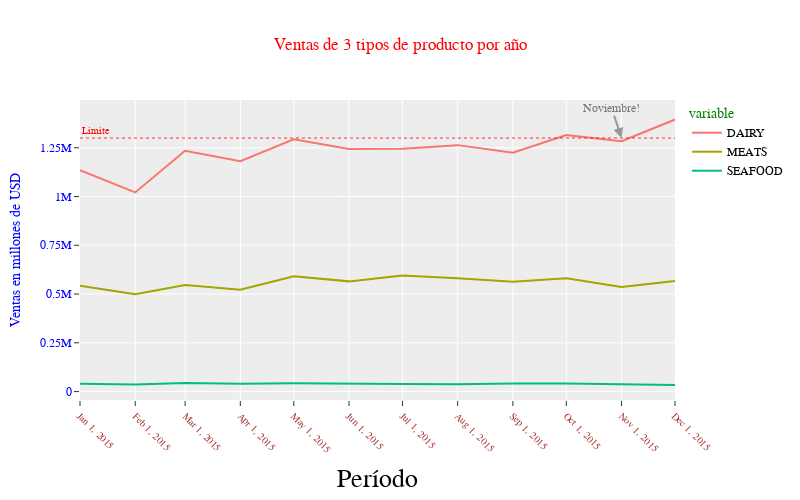

Here is the notebook cell this chart was saved with:
### Code cell
fig = px.line(
    df,
    width=800,
    height=500,
    template='ggplot2',
    title='Ventas de 3 tipos de producto por año'    
)

# Para cambios globales
fig.update_layout(
    xaxis_title='Período',
    yaxis_title='Ventas en millones de USD',
    font_color='blue',
    font_family='Courier New',
    legend_font_color='black',
    legend_title_font_color='green',
    title_font_color='red',
    title_font_family='Times New Roman',
)

# Para cambios en los ejes
fig.update_xaxes(
    tickangle=45,
    tickvals=df.index.values,
    tickmode='array',
    # Para el titulo de eje
    title_font_family='Arial',
    title_font_color='Black',
    title_font_size=26,
    # Para los ticks del eje
    tickfont={
        'family': 'Rockwell',
        'color': 'brown',
        'size': 10
    }
)

fig.update_yaxes(
    dtick=250000
)

fig.add_annotation(
    x='2015-11',
    y=1300000,
    text='Noviembre!',
    opacity=0.5,
    font={
        'size': 12,
        'color': 'black'
    },
    showarrow=True,
    arrowsize=1,
    arrowwidth=2,
    arrowhead=2 # es ID del 0 al 8, que indica el tipo de la flecha
)

fig.add_hline(
    y=1300000,
    annotation_text = 'Limite',
    annotation_position='top left',
    annotation_font_color='red',
    annotation_font_size=10,
    line_dash='dot',
    opacity=0.8,
    line_width=1,
    line_color='red'
)

fig.show()

### Figure 1 — Plotly figure (JSON) as saved in the notebook; plotly's stock layout.template omitted (floating-point values rounded to 4 significant figures)
{"data": [{"hovertemplate": "variable=DAIRY<br>fecha=%{x}<br>value=%{y}<extra></extra>", "legendgroup": "DAIRY", "line": {"color": "#F8766D", "dash": "solid"}, "marker": {"symbol": "circle"}, "mode": "lines", "name": "DAIRY", "orientation": "v", "showlegend": true, "type": "scatter", "x": ["2015-01", "2015-02", "2015-03", "2015-04", "2015-05", "2015-06", "2015-07", "2015-08", "2015-09", "2015-10", "2015-11", "2015-12"], "xaxis": "x", "y": [1134521, 1020747, 1234851, 1181180, 1293308, 1243588, 1244815, 1263428, 1224619, 1314827, 1283672, 1394582], "yaxis": "y"}, {"hovertemplate": "variable=MEATS<br>fecha=%{x}<br>value=%{y}<extra></extra>", "legendgroup": "MEATS", "line": {"color": "#A3A500", "dash": "solid"}, "marker": {"symbol": "circle"}, "mode": "lines", "name": "MEATS", "orientation": "v", "showlegend": true, "type": "scatter", "x": ["2015-01", "2015-02", "2015-03", "2015-04", "2015-05", "2015-06", "2015-07", "2015-08", "2015-09", "2015-10", "2015-11", "2015-12"], "xaxis": "x", "y": [543100.0, 498700.0, 546500.0, 522300.0, 591700.0, 565000.0, 594900.0, 581200.0, 562700.0, 580800.0, 535900.0, 567400.0], "yaxis": "y"}, {"hovertemplate": "variable=SEAFOOD<br>fecha=%{x}<br>value=%{y}<extra></extra>", "legendgroup": "SEAFOOD", "line": {"color": "#00BF7D", "dash": "solid"}, "marker": {"symbol": "circle"}, "mode": "lines", "name": "SEAFOOD", "orientation": "v", "showlegend": true, "type": "scatter", "x": ["2015-01", "2015-02", "2015-03", "2015-04", "2015-05", "2015-06", "2015-07", "2015-08", "2015-09", "2015-10", "2015-11", "2015-12"], "xaxis": "x", "y": [40470.0, 36070.0, 43810.0, 39980.0, 42510.0, 38780.0, 38540.0, 37770.0, 41910.0, 41420.0, 38820.0, 33730.0], "yaxis": "y"}], "layout": {"annotations": [{"arrowhead": 2, "arrowsize": 1, "arrowwidth": 2, "font": {"color": "black", "size": 12}, "opacity": 0.5, "showarrow": true, "text": "Noviembre!", "x": "2015-11", "y": 1300000}, {"font": {"color": "red", "size": 10}, "showarrow": false, "text": "Limite", "x": 0, "xanchor": "left", "xref": "x domain", "y": 1300000, "yanchor": "bottom", "yref": "y"}], "font": {"color": "blue", "family": "Courier New"}, "height": 500, "legend": {"font": {"color": "black"}, "title": {"font": {"color": "green"}, "text": "variable"}, "tracegroupgap": 0}, "shapes": [{"line": {"color": "red", "dash": "dot", "width": 1}, "opacity": 0.8, "type": "line", "x0": 0, "x1": 1, "xref": "x domain", "y0": 1300000, "y1": 1300000, "yref": "y"}], "title": {"font": {"color": "red", "family": "Times New Roman"}, "text": "Ventas de 3 tipos de producto por año"}, "width": 800, "xaxis": {"anchor": "y", "autorange": true, "domain": [0, 1], "range": ["2015-01-01", "2015-12-01"], "tickangle": 45, "tickfont": {"color": "brown", "family": "Rockwell", "size": 10}, "tickmode": "array", "tickvals": ["2015-01", "2015-02", "2015-03", "2015-04", "2015-05", "2015-06", "2015-07", "2015-08", "2015-09", "2015-10", "2015-11", "2015-12"], "title": {"font": {"color": "Black", "family": "Arial", "size": 26}, "text": "Período"}, "type": "date"}, "yaxis": {"anchor": "x", "autorange": true, "domain": [0, 1], "dtick": 250000, "range": [-43490.0, 1501000.0], "title": {"text": "Ventas en millones de USD"}, "type": "linear"}}}
